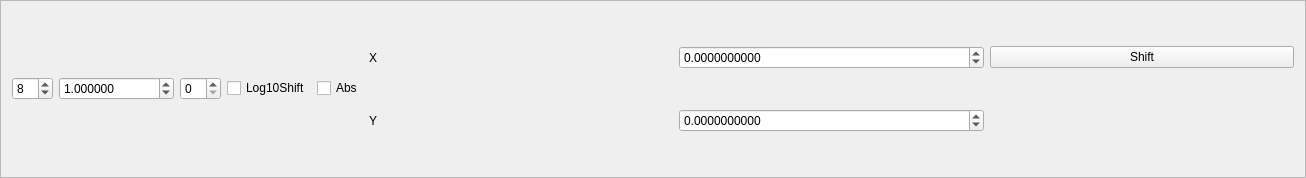
<?xml version="1.0" encoding="UTF-8"?>
<ui version="4.0">
 <class>NormShift</class>
 <widget class="QFrame" name="NormShift">
  <property name="geometry">
   <rect>
    <x>0</x>
    <y>0</y>
    <width>1306</width>
    <height>178</height>
   </rect>
  </property>
  <property name="windowTitle">
   <string>Frame</string>
  </property>
  <property name="frameShape">
   <enum>QFrame::StyledPanel</enum>
  </property>
  <property name="frameShadow">
   <enum>QFrame::Raised</enum>
  </property>
  <layout class="QGridLayout" name="gridLayout">
   <item row="1" column="1">
    <widget class="QLabel" name="label_37">
     <property name="text">
      <string>Y</string>
     </property>
    </widget>
   </item>
   <item row="0" column="1">
    <widget class="QLabel" name="label_20">
     <property name="text">
      <string>X</string>
     </property>
    </widget>
   </item>
   <item row="1" column="3">
    <widget class="QDoubleSpinBox" name="ShiftYVal">
     <property name="decimals">
      <number>10</number>
     </property>
     <property name="minimum">
      <double>-999999999.000000000000000</double>
     </property>
     <property name="maximum">
      <double>999999999.000000000000000</double>
     </property>
    </widget>
   </item>
   <item row="0" column="4">
    <widget class="QPushButton" name="ShiftXY">
     <property name="text">
      <string>Shift</string>
     </property>
    </widget>
   </item>
   <item row="0" column="3">
    <widget class="QDoubleSpinBox" name="ShiftXVal">
     <property name="decimals">
      <number>10</number>
     </property>
     <property name="minimum">
      <double>-999999999.000000000000000</double>
     </property>
     <property name="maximum">
      <double>999999999.000000000000000</double>
     </property>
    </widget>
   </item>
   <item row="0" column="0" rowspan="2">
    <layout class="QGridLayout" name="gridLayout_9">
     <item row="0" column="1">
      <widget class="QDoubleSpinBox" name="norm_at_X">
       <property name="decimals">
        <number>6</number>
       </property>
       <property name="minimum">
        <double>-999999999.000000000000000</double>
       </property>
       <property name="maximum">
        <double>999999999.000000000000000</double>
       </property>
       <property name="value">
        <double>1.000000000000000</double>
       </property>
      </widget>
     </item>
     <item row="0" column="0">
      <widget class="QSpinBox" name="norm_Shift0_len">
       <property name="value">
        <number>8</number>
       </property>
      </widget>
     </item>
     <item row="0" column="2">
      <widget class="QSpinBox" name="spinBox_2"/>
     </item>
     <item row="0" column="4">
      <widget class="QCheckBox" name="absOperations">
       <property name="text">
        <string>Abs</string>
       </property>
      </widget>
     </item>
     <item row="0" column="3">
      <widget class="QCheckBox" name="Log10Shift">
       <property name="text">
        <string>Log10Shift</string>
       </property>
      </widget>
     </item>
    </layout>
   </item>
  </layout>
 </widget>
 <resources/>
 <connections/>
</ui>
